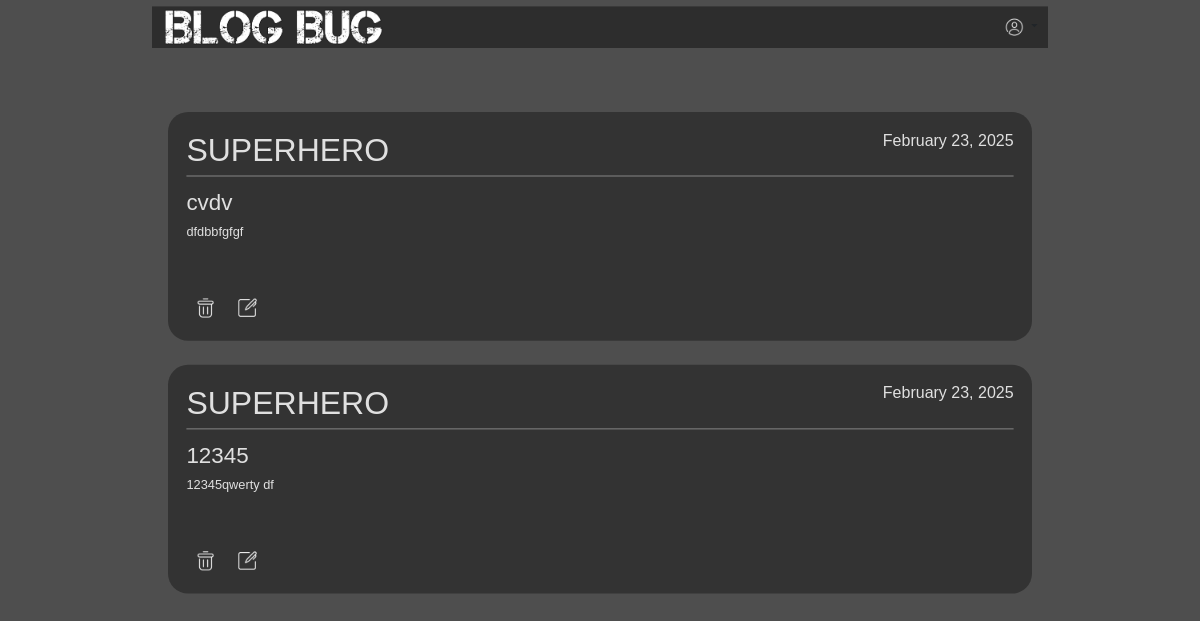
The page /mypost/ (signed in) on the database its author committed.
### blog/models.py (models this page shows, shortened)
class Posts(models.Model):
    tittle = models.CharField(max_length=100)
    content = models.TextField()
    date_posted = models.DateTimeField(default=timezone.now)
    author = models.ForeignKey(User, on_delete=models.CASCADE)

### blog/views.py (the view)
# urls.py: path('mypost/', views.mypost),
def mypost(request):
    context = {
        'posts': Posts.objects.filter(author = request.user).order_by('-date_posted')
        }
    return render(request, 'blog/mypost.html', context)

### blog/templates/blog/mypost.html (shortened to what this page needs)
{% extends 'blog/base.html' %}
{% block content %}
{% load static %}
<head>
</head>
<link rel="stylesheet" href="{% static 'css/home.css' %}">
<div class="container custom-container">
<nav class="navbar navbar-expand-lg ">
    <div class="collapse navbar-collapse" id="navbarSupportedContent">
        <ul class="navbar-nav mr-auto" id="nav_bar">
            <li><a href="/home"><img class="w-50 " src="{% static 'image/pho.png' %}" alt=""></a></li>
        </ul>
        <form class="form-inline my-2 my-lg-0">
            <div class="dropdown">
                <button class="btn dropdown-toggle" type="button" id="dropdownMenuButton"
                    data-toggle="dropdown" aria-haspopup="false" aria-expanded="false">
                    <img src="{% static 'image/account.png' %}">
                </button>
            </div>
        </form>
    </div>
</nav>
<br><br><br>
<div class="container custom-container" style="max-width: 1350px; ">
    {% for post in posts %}
    <article class="media content-section">
        <div class="media-body" >
            <div class="article-metadata">
                <h1 class="text-uppercase" >{{ post.author }}</h1>
                <h5 id="C_date">{{ post.date_posted|date:"F d, Y" }}</h5>
                <hr class="border-white" />
            </div>
            <h3 id="postTittle">{{ post.tittle }}</h3>
            <p class="article-content">{{ post.content }}</p>
            <br><br>
             <form action="{% url 'delete_post' post.id %}" method="POST">
                <button type="submit" class="btn tooltip-btn" id="d_btn">
                    <img src="{% static 'image/delete1.png' %}" >
                </button>
                <a href="{% url 'update_post' post.id %}" class="btn tooltip-btn" id="u_btn">
                    <img src="{% static 'image/edit.png' %}" >
                </a>
            </form>
    </article>
    {% endfor %}
</div>
</div>
{% endblock %}

### blog/static/css/home.css (style rules this page uses)
body { justify-content: center; align-items: center; background-color: #4e4e4e; font-family: Arial, sans-serif; transform: scale(0.8); transform-origin: top left; width: 125%; }
.container { max-width: 1200px; margin: 0 auto; padding: 0 20px; }
#navbarSupportedContent { background-color: #2d2d2d; }
.media-body { background-color: #333; border-radius: 25px; padding: 23px; margin-bottom: 30px; }
.text-uppercase { color: rgb(224, 224, 224); text-align: left; float: left; }
#C_date { color: rgb(224, 224, 224); text-align: right; float: right; }
.border-white { clear: both; border: 1px solid white; }
#postTittle { color:rgb(224, 224, 224); }
.article-content { color: rgb(224, 224, 224); }
.tooltip-btn { position: relative; display: inline-block; border: none; background: none; cursor: pointer; }

### blog/templates/blog/base.html (style rules this page uses)
.custom-container { max-width: 1450px; }

### rows shown on the page
Posts: author "SUPERHERO", date_posted "February 23, 2025", tittle "cvdv", content "dfdbbfgfgf"
Posts: author "SUPERHERO", date_posted "February 23, 2025", tittle "12345", content "12345qwerty df"
